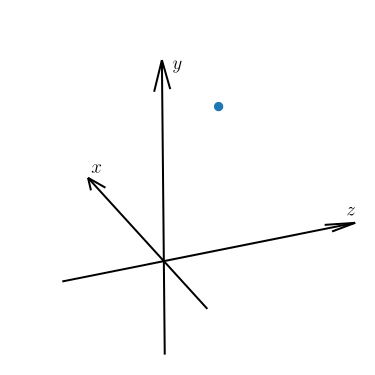

This figure's Python source:
import matplotlib.pyplot as plt
import numpy as np

plt.rcParams['text.usetex'] = True

fig = plt.figure()

ax = fig.add_subplot(projection="3d")
ax.view_init(elev=-21, azim=153, roll=-79.5)
ax.set_box_aspect((1, 1, 1), zoom=1.5)

ax.set_xlim3d(-1, 2)
ax.set_ylim3d(-1, 2)
ax.set_zlim3d(-1, 2)

x, y, z = np.array([[-1,0,0],[0,-1,0],[0,0,-1]])
u, v, w = np.array([[1,0,0],[0,1,0],[0,0,1]])
ax.quiver(x,y,z,u,v,w,arrow_length_ratio=0.1, color="black", length=3)

ax.text(1.9, 0.1, 0, '$x$', size='x-large')
ax.text(0, 1.9, 0.1, '$y$', size='x-large')
ax.text(0, 0.1, 1.9, '$z$', size='x-large')

ax.plot([1], [1], [1], marker='o')

ax.set_axis_off()

plt.savefig('Figure-1.svg', bbox_inches='tight')

plt.show()
